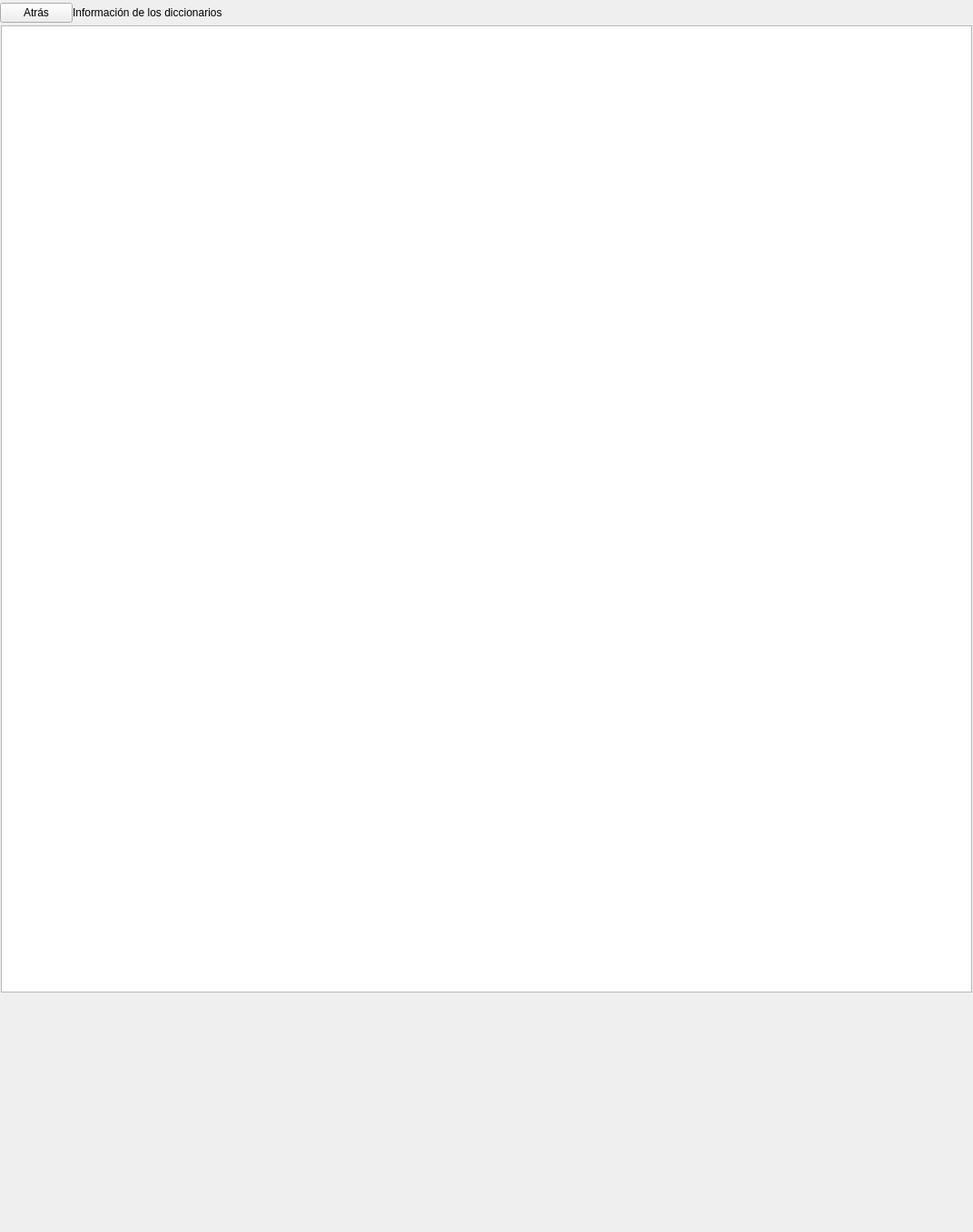
<?xml version="1.0" encoding="UTF-8"?>
<ui version="4.0">
 <class>SettingsDictionariesInfo</class>
 <widget class="QWidget" name="SettingsDictionariesInfo">
  <property name="geometry">
   <rect>
    <x>0</x>
    <y>0</y>
    <width>1072</width>
    <height>1358</height>
   </rect>
  </property>
  <property name="sizePolicy">
   <sizepolicy hsizetype="Expanding" vsizetype="Expanding">
    <horstretch>0</horstretch>
    <verstretch>0</verstretch>
   </sizepolicy>
  </property>
  <property name="minimumSize">
   <size>
    <width>0</width>
    <height>0</height>
   </size>
  </property>
  <property name="maximumSize">
   <size>
    <width>1072</width>
    <height>1358</height>
   </size>
  </property>
  <property name="windowTitle">
   <string>Form</string>
  </property>
  <property name="styleSheet">
   <string notr="true" />
  </property>
  <layout class="QVBoxLayout" name="verticalLayout">
   <property name="spacing">
    <number>0</number>
   </property>
   <property name="margin">
    <number>0</number>
   </property>
   <item>
    <widget class="QWidget" name="settingsSectionHeader" native="true">
     <layout class="QHBoxLayout" name="horizontalLayout_8">
      <property name="spacing">
       <number>0</number>
      </property>
      <property name="margin">
       <number>0</number>
      </property>
      <item>
       <widget class="SilentQPushButton" name="backBtn">
        <property name="focusPolicy">
         <enum>Qt::NoFocus</enum>
        </property>
        <property name="text">
         <string>Atr&#225;s</string>
        </property>
       </widget>
      </item>
      <item>
       <widget class="QLabel" name="sectionTitleLbl">
        <property name="minimumSize">
         <size>
          <width>0</width>
          <height>0</height>
         </size>
        </property>
        <property name="maximumSize">
         <size>
          <width>16777215</width>
          <height>14142</height>
         </size>
        </property>
        <property name="text">
         <string>Informaci&#243;n de los diccionarios</string>
        </property>
       </widget>
      </item>
      <item>
       <spacer name="horizontalSpacer">
        <property name="orientation">
         <enum>Qt::Horizontal</enum>
        </property>
        <property name="sizeHint" stdset="0">
         <size>
          <width>57</width>
          <height>28</height>
         </size>
        </property>
       </spacer>
      </item>
     </layout>
    </widget>
   </item>
   <item>
    <widget class="QFrame" name="settingsMarginTop">
     <property name="frameShape">
      <enum>QFrame::StyledPanel</enum>
     </property>
     <property name="frameShadow">
      <enum>QFrame::Raised</enum>
     </property>
    </widget>
   </item>
   <item>
    <widget class="QWidget" name="settingsMenuListCont" native="true">
     <property name="sizePolicy">
      <sizepolicy hsizetype="Minimum" vsizetype="Expanding">
       <horstretch>0</horstretch>
       <verstretch>0</verstretch>
      </sizepolicy>
     </property>
     <property name="styleSheet">
      <string notr="true" />
     </property>
     <layout class="QVBoxLayout" name="verticalLayout_2">
      <property name="spacing">
       <number>0</number>
      </property>
      <property name="leftMargin">
       <number>1</number>
      </property>
      <property name="topMargin">
       <number>0</number>
      </property>
      <property name="rightMargin">
       <number>1</number>
      </property>
      <property name="bottomMargin">
       <number>1</number>
      </property>
      <item>
       <widget class="bqQTextBrowser" name="listView">
        <property name="minimumSize">
         <size>
          <width>0</width>
          <height>754</height>
         </size>
        </property>
        <property name="maximumSize">
         <size>
          <width>1414</width>
          <height>1066</height>
         </size>
        </property>
        <property name="readOnly">
         <bool>true</bool>
        </property>
        <property name="html">
         <string>&lt;!DOCTYPE HTML PUBLIC "-//W3C//DTD HTML 4.0//EN" "http://www.w3.org/TR/REC-html40/strict.dtd"&gt;
&lt;html&gt;&lt;head&gt;&lt;meta name="qrichtext" content="1" /&gt;&lt;style type="text/css"&gt;
p, li { white-space: pre-wrap; }
&lt;/style&gt;&lt;/head&gt;&lt;body style=" font-family:'Ubuntu'; font-size:11pt; font-weight:400; font-style:normal;"&gt;
&lt;p align="justify" style="-qt-paragraph-type:empty; margin-top:0px; margin-bottom:0px; margin-left:0px; margin-right:0px; -qt-block-indent:0; text-indent:0px;"&gt;&lt;br /&gt;&lt;/p&gt;&lt;/body&gt;&lt;/html&gt;</string>
        </property>
        <property name="textInteractionFlags">
         <set>Qt::NoTextInteraction</set>
        </property>
       </widget>
      </item>
      <item>
       <widget class="SettingsPagerCont" name="verticalPage" native="true">
        <layout class="QHBoxLayout" name="horizontalLayout" />
       </widget>
      </item>
     </layout>
    </widget>
   </item>
   <item>
    <spacer name="verticalBottomSection">
     <property name="orientation">
      <enum>Qt::Vertical</enum>
     </property>
     <property name="sizeType">
      <enum>QSizePolicy::Fixed</enum>
     </property>
     <property name="sizeHint" stdset="0">
      <size>
       <width>28</width>
       <height>57</height>
      </size>
     </property>
    </spacer>
   </item>
  </layout>
 </widget>
 <customwidgets>
  <customwidget>
   <class>SilentQPushButton</class>
   <extends>QPushButton</extends>
   <header>SilentQPushButton.h</header>
  </customwidget>
  <customwidget>
   <class>bqQTextBrowser</class>
   <extends>QTextBrowser</extends>
   <header location="global">bqQTextBrowser.h</header>
  </customwidget>
  <customwidget>
   <class>SettingsPagerCont</class>
   <extends>QWidget</extends>
   <header>SettingsPagerCont.h</header>
   <container>1</container>
  </customwidget>
 </customwidgets>
 <resources />
 <connections />
</ui>
